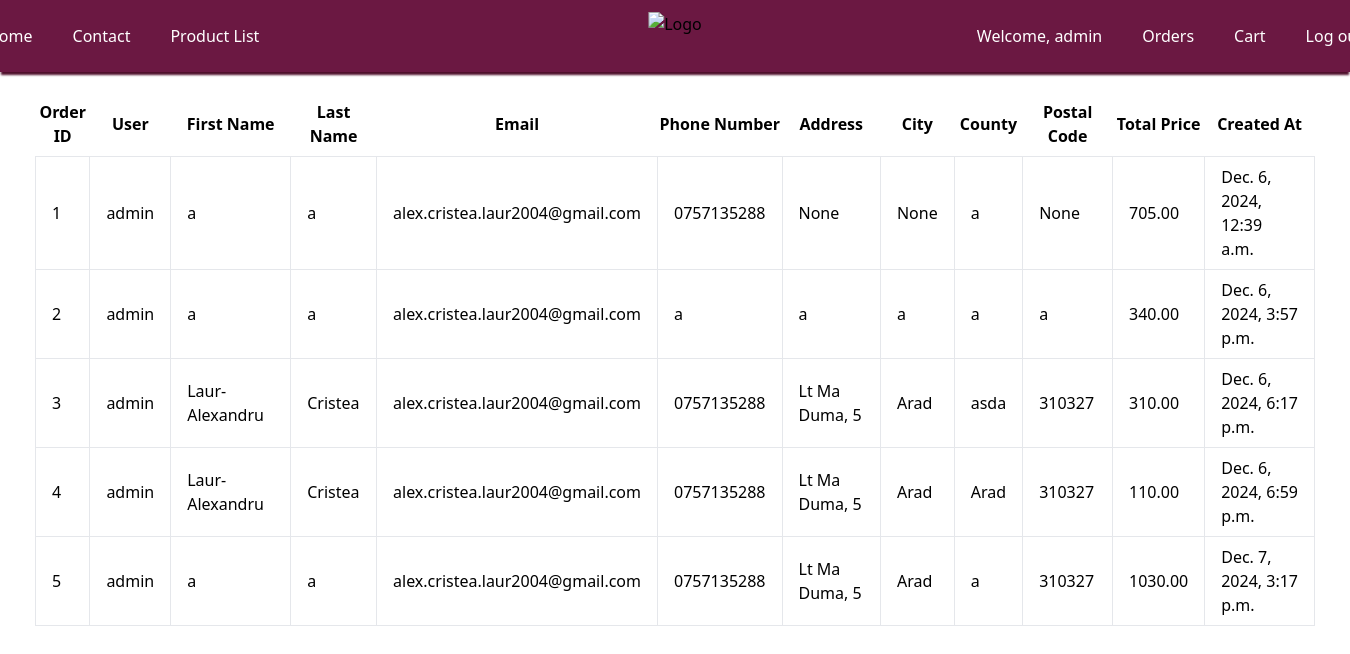
The app's page /orders/ (signed in), older data.
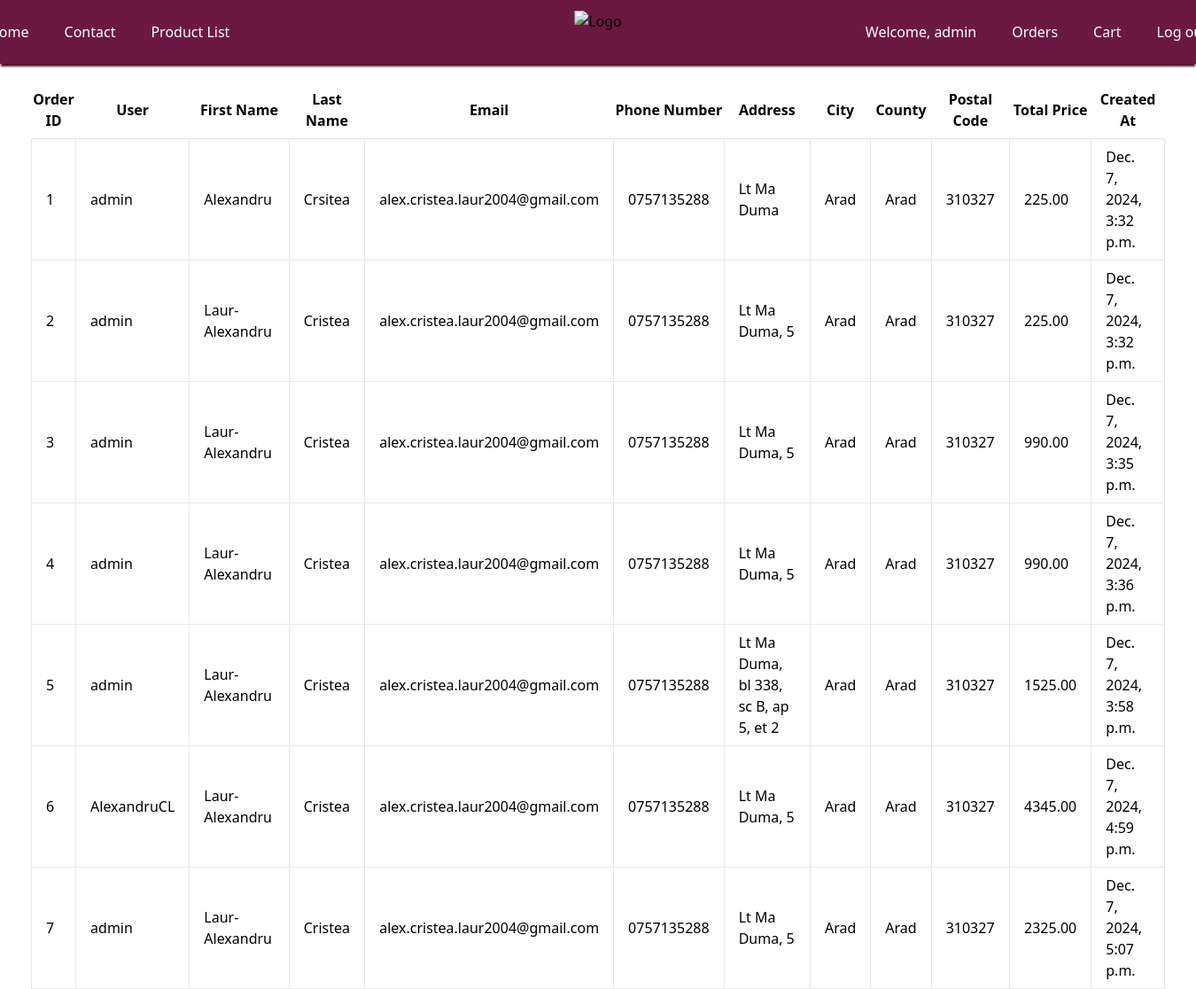
The same page, newer data.
### my_app/models.py (models this page shows, shortened)
class Order(models.Model):
    user = models.ForeignKey(User, on_delete=models.CASCADE)
    created_at = models.DateTimeField(default=timezone.now)
    first_name = models.CharField(max_length=30,default='')
    last_name = models.CharField(max_length=30,default='')
    email = models.EmailField(max_length=254, default='')
    phone_number = models.CharField(max_length=15, default='')
    address = models.CharField(max_length=255 , null=True)
    city = models.CharField(max_length=100, null=True)
    county = models.CharField(max_length=100, default='')
    postal_code = models.CharField(max_length=6, null=True)
    total_price = models.DecimalField(max_digits=10, decimal_places=2)

### my_app/views.py (the view)
# urls.py: path('orders/', views.orders, name='orders'),
@staff_member_required
def orders(request):
    orders = Order.objects.all()
    return render(request, 'my_app/orders.html', {'orders': orders})

### templates/my_app/orders.html (shortened to what this page needs)
<!DOCTYPE html>
<html lang="en">
<head>
    <link href="https://cdn.jsdelivr.net/npm/tailwindcss@2.2.19/dist/tailwind.min.css" rel="stylesheet">
</head>
<body>
    {% include 'my_app/header.html' %}
    <div class="container mx-auto mt-10">
        <h1 class="text-2xl font-bold mb-5">All Orders</h1>
        <table class="min-w-full bg-white">
            <thead>
                <tr>
                    <th class="py-2">Order ID</th>
                    <th class="py-2">User</th>
                    <th class="py-2">First Name</th>
                    <th class="py-2">Last Name</th>
                    <th class="py-2">Email</th>
                    <th class="py-2">Phone Number</th>
                    <th class="py-2">Address</th>
                    <th class="py-2">City</th>
                    <th class="py-2">County</th>
                    <th class="py-2">Postal Code</th>
                    <th class="py-2">Total Price</th>
                    <th class="py-2">Created At</th>
                </tr>
            </thead>
            <tbody>
                {% for order in orders %}
                <tr>
                    <td class="border px-4 py-2 order-id cursor-pointer" data-order-id="{{ order.id }}">{{ order.id }}</td>
                    <td class="border px-4 py-2">{{ order.user.username }}</td>
                    <td class="border px-4 py-2">{{ order.first_name }}</td>
                    <td class="border px-4 py-2">{{ order.last_name }}</td>
                    <td class="border px-4 py-2">{{ order.email }}</td>
                    <td class="border px-4 py-2">{{ order.phone_number }}</td>
                    <td class="border px-4 py-2">{{ order.address }}</td>
                    <td class="border px-4 py-2">{{ order.city }}</td>
                    <td class="border px-4 py-2">{{ order.county }}</td>
                    <td class="border px-4 py-2">{{ order.postal_code }}</td>
                    <td class="border px-4 py-2">{{ order.total_price }}</td>
                    <td class="border px-4 py-2">{{ order.created_at }}</td>
                </tr>
                {% endfor %}
            </tbody>
        </table>
    </div>
</body>
</html>

### templates/my_app/header.html (shortened to what this page needs)
{% load static %}
    <header class="header">
        <div class="px-4 mx-auto sm:px-6 lg:px-8 max-w-7xl">
            <nav class="flex items-center justify-between relative">
                <div class="hidden lg:flex lg:items-center lg:space-x-10 lg:-ml-20">
                    <a href="/home" title="" class="headerlinks"> Home </a>
                    <a href="/home/contact" title="" class="headerlinks"> Contact </a>
                    <a href="/home/product_list" title="" class="headerlinks"> Product List </a>
                </div>
                <div class="absolute left-1/2 transform -translate-x-1/2">
                    <a>
                        <img class="w-auto h-12" src="{% static 'images/logo.png' %}" alt="Logo" />
                    </a>
                </div>
                <div class="hidden lg:flex lg:items-center lg:space-x-10 lg:-mr-20">
                    {% if user.is_authenticated %}
                        <span class="headerloggedin">Welcome, {{ user.username }}</span>
                        {% if user.is_staff %}
                            <a href="/orders/" title="" class="headerlinks"> Orders </a>
                        {% endif %}
                        <a href="{% url 'cart_view' %}" title="" class="headerlinks"> Cart </a>
                        <a href="{% url 'logout_view' %}?next={{ request.path }}" title="" class="headerlinks"> Log out </a>
                    {% else %}
                        <a href="{% url 'login' %}?next={{ request.path }}" title="" class="headerlinks"> Log in </a>
                        <a href="{% url 'signup' %}?next={{ request.path }}" title="" class="headerlinks"> Sign up </a>
                    {% endif %}
                </div>
            </nav>
        </div>
    </header>

### templates/my_app/header.html (style rules this page uses)
.header { padding-top: 24px; padding-bottom: 24px; background-color: #6b1842; position: fixed; top: 0; width: 100%; z-index: 1000; box-shadow: 0 4px 2px -1px #4f0f2b; }
.headerlinks { font-size: 1rem; line-height: 1.5rem; font-weight: 500; color: #ffffff; transition-property: all; transition-timing-function: cubic-bezier(0.4, 0, 0.2, 1); transition-duration: 300ms; transition-duration: 200ms; }
.headerloggedin { font-size: 1rem; line-height: 1.5rem; font-weight: 500; color: #ffffff; }

Row changes from the older to the newer data that the page shows:
changed Order id 1: first_name "a" → "Alexandru"; last_name "a" → "Crsitea"; address "None" → "Lt Ma Duma"; city "None" → "Arad"; county "a" → "Arad"; postal_code "None" → "310327"; total_price "705.00" → "225.00"; created_at "Dec. 6, 2024, 12:39 a.m." → "Dec. 7, 2024, 3:32 p.m."
changed Order id 2: first_name "a" → "Laur-Alexandru"; last_name "a" → "Cristea"; phone_number "a" → "0757135288"; address "a" → "Lt Ma Duma, 5"; city "a" → "Arad"; county "a" → "Arad"; postal_code "a" → "310327"; total_price "340.00" → "225.00"; created_at "Dec. 6, 2024, 3:57 p.m." → "Dec. 7, 2024, 3:32 p.m."
changed Order id 3: county "asda" → "Arad"; total_price "310.00" → "990.00"; created_at "Dec. 6, 2024, 6:17 p.m." → "Dec. 7, 2024, 3:35 p.m."
changed Order id 4: total_price "110.00" → "990.00"; created_at "Dec. 6, 2024, 6:59 p.m." → "Dec. 7, 2024, 3:36 p.m."
changed Order id 5: first_name "a" → "Laur-Alexandru"; last_name "a" → "Cristea"; address "Lt Ma Duma, 5" → "Lt Ma Duma, bl 338, sc B, ap 5, et 2"; county "a" → "Arad"; total_price "1030.00" → "1525.00"; created_at "Dec. 7, 2024, 3:17 p.m." → "Dec. 7, 2024, 3:58 p.m."
added Order: id "6", user.username "AlexandruCL", first_name "Laur-Alexandru", last_name "Cristea", email "alex.cristea.laur2004@gmail.com", phone_number "0757135288", address "Lt Ma Duma, 5", city "Arad", county "Arad", postal_code "310327", total_price "4345.00", created_at "Dec. 7, 2024, 4:59 p.m."
added Order: id "7", user.username "admin", first_name "Laur-Alexandru", last_name "Cristea", email "alex.cristea.laur2004@gmail.com", phone_number "0757135288", address "Lt Ma Duma, 5", city "Arad", county "Arad", postal_code "310327", total_price "2325.00", created_at "Dec. 7, 2024, 5:07 p.m."
